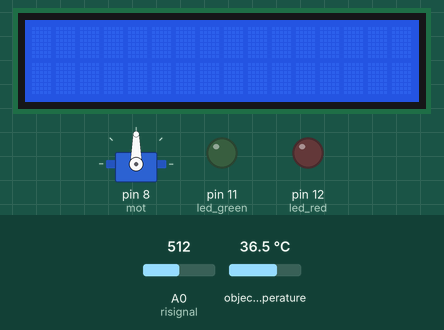
Simulated run of this sketch. Board: Arduino Uno, built with avr-gcc and run on an emulated ATmega328P. On the bench: 16×2 character LCD, servo, output pins drawn as LEDs (lit = HIGH). Inputs (shaded band) come from the test bench; at power-on: A0 (risignal) = 512, object temperature 36.5 °C.

Above: at 1.2 s.
1.3 s: A0 (risignal) set to 52
2.8 s: A0 (risignal) set to 47
At 3.6 s:
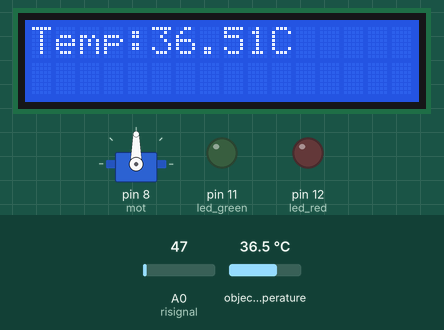
At 5.7 s:
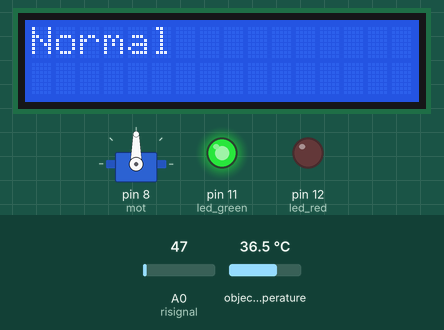
Timing chart, 0 to 10.0 s (numbered marks = the images above; inputs shaded):
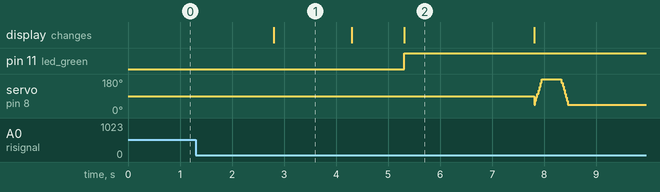

Measured:
- the behaviour switches between 50 and 49 on A0 (risignal) (found by bisection; images 0 and 1)
- after the input at 1.3 s, every drawn part: stays the same
- after the input at 2.8 s, pin 11 (led_green): LOW → HIGH after 2.5 s; the display: changes at once (image 1)
- what the display in image 1 shows lasts 1.5 s, from 2.8 s to 4.3 s

The sketch:

BodyTemparture_and_handmovement_sensing.ino
```cpp
#include<Servo.h>
#include<Wire.h>
#include<LiquidCrystal.h>
#include<Adafruit_MLX90614.h>


const int rs = 0, en = 2, d4 = 4, d5 = 5, d6 = 6, d7 = 7, rw = 1;
LiquidCrystal lcd(rs, en, d4, d5, d6, d7);


Adafruit_MLX90614 mlx= Adafruit_MLX90614();

Servo mot;
int risignal = A0;
int output;
int led_green = 11;
int led_red = 12;
int deg=0;
float temp;

void setup() {
mlx.begin();
lcd.begin(16,2);
lcd.clear();
lcd.home();
mot.attach(8);
pinMode(risignal,INPUT);
pinMode(led_green,OUTPUT);
pinMode(led_red,OUTPUT);
lcd.setCursor(0,0);
}

void loop() {


output=analogRead(risignal);

if(output<50)
{
lcd.setCursor(0,0);
lcd.print("Temp:");
lcd.print(mlx.readObjectTempC());
lcd.print("C");
delay(1500);
lcd.clear();

delay(1000);

if(mlx.readObjectTempC()<37.8)
{
digitalWrite(led_green,HIGH);
lcd.setCursor(0,0);
lcd.print("Normal");

delay(2500);
lcd.clear();
}
else if(mlx.readObjectTempC()>37.8)
{
digitalWrite(led_red,HIGH);
lcd.setCursor(0,0);
lcd.print("High Temp");

delay(2500);
lcd.clear();
}
else{
digitalWrite(led_green,LOW);
digitalWrite(led_red,LOW);
}

for(deg=45;deg<=345;deg++)
{
mot.write(deg);
delay(1);

}

for(deg=345; deg>=45;deg--)
{
mot.write(deg);
delay(1);

}

delay(4000);
}
else
{
digitalWrite(led_green,LOW);
digitalWrite(led_red,LOW);

}

}
```
